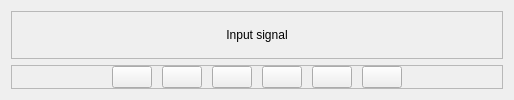
               <widget class="QWidget" name="page_9">
                <layout class="QVBoxLayout" name="verticalLayout_21">
                 <item>
                  <widget class="QFrame" name="frame_11">
                   <property name="frameShape">
                    <enum>QFrame::StyledPanel</enum>
                   </property>
                   <property name="frameShadow">
                    <enum>QFrame::Raised</enum>
                   </property>
                   <layout class="QHBoxLayout" name="horizontalLayout_13">
                    <item>
                     <widget class="QLabel" name="label_16">
                      <property name="sizePolicy">
                       <sizepolicy hsizetype="Expanding" vsizetype="Expanding">
                        <horstretch>0</horstretch>
                        <verstretch>0</verstretch>
                       </sizepolicy>
                      </property>
                      <property name="text">
                       <string>Input signal</string>
                      </property>
                      <property name="alignment">
                       <set>Qt::AlignCenter</set>
                      </property>
                     </widget>
                    </item>
                   </layout>
                  </widget>
                 </item>
                 <item alignment="Qt::AlignHCenter|Qt::AlignBottom">
                  <widget class="QFrame" name="frame_12">
                   <property name="sizePolicy">
                    <sizepolicy hsizetype="Fixed" vsizetype="Preferred">
                     <horstretch>0</horstretch>
                     <verstretch>0</verstretch>
                    </sizepolicy>
                   </property>
                   <property name="frameShape">
                    <enum>QFrame::StyledPanel</enum>
                   </property>
                   <property name="frameShadow">
                    <enum>QFrame::Raised</enum>
                   </property>
                   <layout class="QHBoxLayout" name="horizontalLayout_14">
                    <property name="spacing">
                     <number>10</number>
                    </property>
                    <property name="leftMargin">
                     <number>100</number>
                    </property>
                    <property name="topMargin">
                     <number>0</number>
                    </property>
                    <property name="rightMargin">
                     <number>100</number>
                    </property>
                    <property name="bottomMargin">
                     <number>0</number>
                    </property>
                    <item>
                     <widget class="QPushButton" name="playBtn">
                      <property name="text">
                       <string/>
                      </property>
                      <property name="icon">
                       <iconset resource="resources.qrc">
                        <normaloff>:/icons/icons/blueIcons/play-circle.svg</normaloff>:/icons/icons/blueIcons/play-circle.svg</iconset>
                      </property>
                      <property name="iconSize">
                       <size>
                        <width>24</width>
                        <height>24</height>
                       </size>
                      </property>
                     </widget>
                    </item>
                    <item>
                     <widget class="QPushButton" name="pauseBtn">
                      <property name="text">
                       <string/>
                      </property>
                      <property name="icon">
                       <iconset resource="resources.qrc">
                        <normaloff>:/icons/icons/blueIcons/pause-circle.svg</normaloff>:/icons/icons/blueIcons/pause-circle.svg</iconset>
                      </property>
                      <property name="iconSize">
                       <size>
                        <width>24</width>
                        <height>24</height>
                       </size>
                      </property>
                     </widget>
                    </item>
                    <item>
                     <widget class="QPushButton" name="stopBtn">
                      <property name="text">
                       <string/>
                      </property>
                      <property name="icon">
                       <iconset resource="resources.qrc">
                        <normaloff>:/icons/icons/blueIcons/stop-circle.svg</normaloff>:/icons/icons/blueIcons/stop-circle.svg</iconset>
                      </property>
                      <property name="iconSize">
                       <size>
                        <width>24</width>
                        <height>24</height>
                       </size>
                      </property>
                     </widget>
                    </item>
                    <item>
                     <widget class="QPushButton" name="zoomInBtn">
                      <property name="text">
                       <string/>
                      </property>
                      <property name="icon">
                       <iconset resource="resources.qrc">
                        <normaloff>:/icons/icons/blueIcons/zoom-in.svg</normaloff>:/icons/icons/blueIcons/zoom-in.svg</iconset>
                      </property>
                      <property name="iconSize">
                       <size>
                        <width>24</width>
                        <height>24</height>
                       </size>
                      </property>
                     </widget>
                    </item>
                    <item>
                     <widget class="QPushButton" name="zoomOutBtn">
                      <property name="text">
                       <string/>
                      </property>
                      <property name="icon">
                       <iconset resource="resources.qrc">
                        <normaloff>:/icons/icons/blueIcons/zoom-out.svg</normaloff>:/icons/icons/blueIcons/zoom-out.svg</iconset>
                      </property>
                      <property name="iconSize">
                       <size>
                        <width>24</width>
                        <height>24</height>
                       </size>
                      </property>
                     </widget>
                    </item>
                    <item>
                     <widget class="QPushButton" name="pushButton_11">
                      <property name="toolTip">
                       <string>Open file</string>
                      </property>
                      <property name="text">
                       <string/>
                      </property>
                      <property name="icon">
                       <iconset resource="resources.qrc">
                        <normaloff>:/icons/icons/blueIcons/file-plus.svg</normaloff>:/icons/icons/blueIcons/file-plus.svg</iconset>
                      </property>
                      <property name="iconSize">
                       <size>
                        <width>24</width>
                        <height>24</height>
                       </size>
                      </property>
                     </widget>
                    </item>
                   </layout>
                  </widget>
                 </item>
                </layout>
               </widget>
